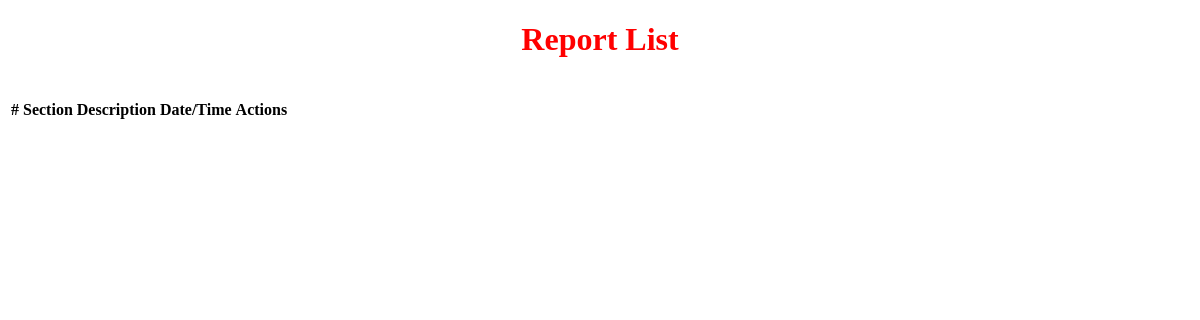
The page /admin/view_report.php on the database as committed earlier.
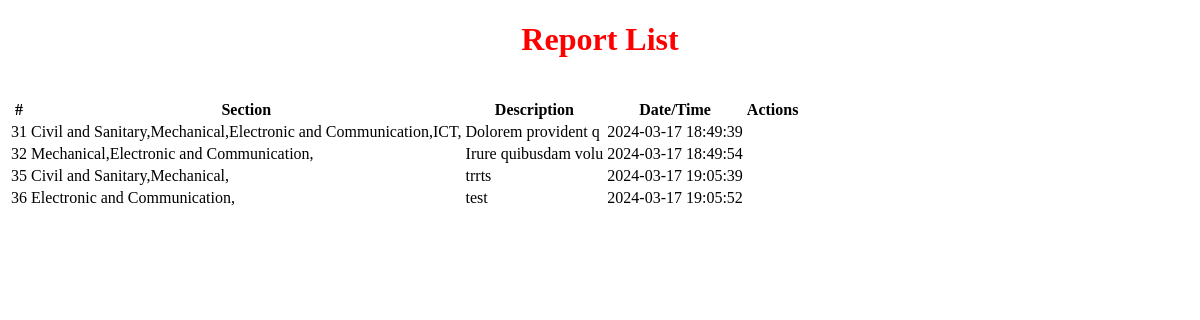
The same page on the database as committed later.
### tables this page shows
CREATE TABLE `tb_data` (
  `id` int(11) NOT NULL,
  `user_id` int(11) NOT NULL,
  `faculty_id` int(11) NOT NULL,
  `description` varchar(50) NOT NULL,
  `languages` text NOT NULL,
  `req_no` int(11) NOT NULL,
  `status` int(11) NOT NULL DEFAULT 0,
  `f_status` int(11) NOT NULL DEFAULT 0,
  `date` datetime NOT NULL DEFAULT current_timestamp()
);

### admin/view_report.php (the view)
<?php
require_once('db_connect.php');
$query = "select * from tb_data ";
$result = mysqli_query($conn,$query);
?>
<!DOCTYPE html>
<html lang="en">
<head>
</head>
<body>
    <h1 align="center" style="color:red;">Report List</h1>
    <br>
    <div class="card-body">
        <div class="table-responsive">
        <table class="table table-bordered">
  <thead>
    <tr>
      <th scope="col">#</th>
      <th scope="col">Section</th>
      <th scope="col">Description</th>
      <th scope="col">Date/Time</th>
      <th scope="col">Actions</th>
    </tr>
    <tr>
    <?php
      while($row = mysqli_fetch_assoc($result))
      {
    ?>
     <td><?php echo $row['id']; ?></td>
     <td><?php echo $row['languages']; ?></td>
     <td><?php echo $row['description']; ?></td>
     <td><?php echo $row['date']; ?></td>
    </tr>
    <?php
      }
    ?>
  </thead>
</table>
</body>
</html>

Rows that differ between the two databases and show on the page:
added tb_data: id "31", languages "Civil and Sanitary,Mechanical,Electronic and Communication,ICT,", description "Dolorem provident q", date "2024-03-17 18:49:39"
added tb_data: id "32", languages "Mechanical,Electronic and Communication,", description "Irure quibusdam volu", date "2024-03-17 18:49:54"
added tb_data: id "35", languages "Civil and Sanitary,Mechanical,", description "trrts", date "2024-03-17 19:05:39"
added tb_data: id "36", languages "Electronic and Communication,", description "test", date "2024-03-17 19:05:52"
